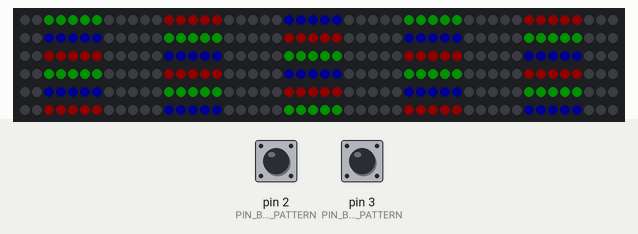
Recording of a sketch running on a simulated Arduino Uno, built with avr-gcc and run on an emulated ATmega328P. Shown: 300 RGB LEDs in strip order, left to right, continuing on the next row. The inputs (shaded band) are chosen by the test bench; at power-on: pin 2 (PIN_BUTTON_NEXT_PATTERN) HIGH, pin 3 (PIN_BUTTON_FIRST_PATTERN) HIGH. Dim RGB values are drawn brighter than linear; colours are those a GRB WS2812 strip shows for the declared byte order; what the sketch prints to the serial monitor is not drawn.

Above: at 4.2 s.
4.3 s: pin 2 (PIN_BUTTON_NEXT_PATTERN) pulled LOW for 0.15 s
At 4.9 s:
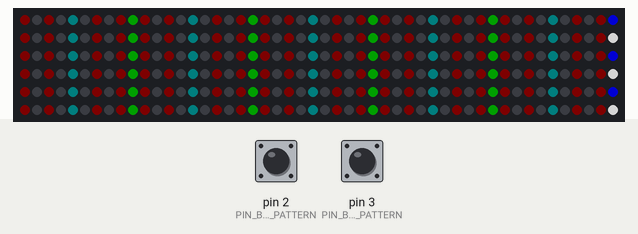
6.0 s: pin 2 (PIN_BUTTON_NEXT_PATTERN) pulled LOW for 1 s
At 7.47 s:
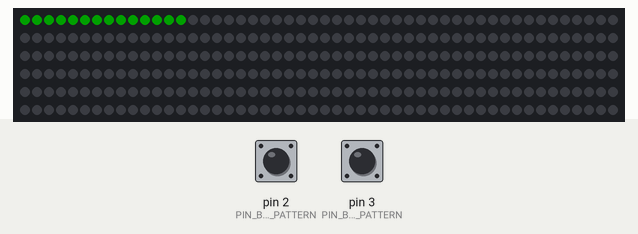
7.6 s: pin 2 (PIN_BUTTON_NEXT_PATTERN) pulled LOW for 0.15 s
At 7.93 s:
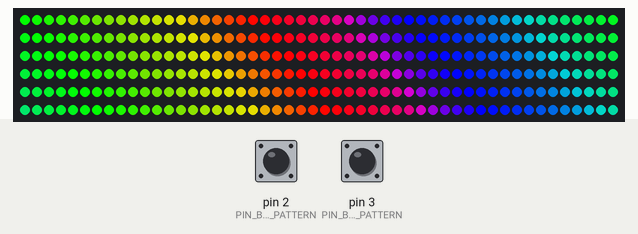
8.3 s: pin 2 (PIN_BUTTON_NEXT_PATTERN) pulled LOW for 3.2 s
At 11.8 s:
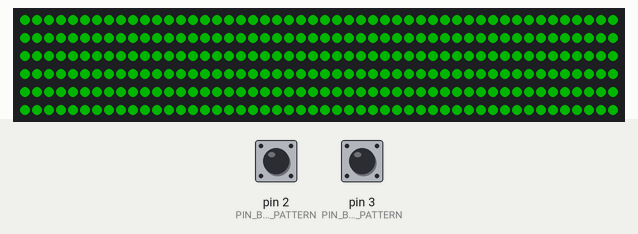
13.0 s: pin 2 (PIN_BUTTON_NEXT_PATTERN) pulled LOW for 0.15 s
At 14.3 s:
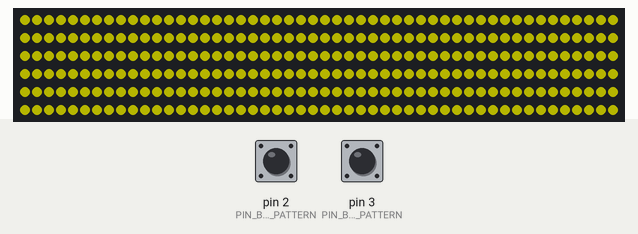
14.6 s: pin 2 (PIN_BUTTON_NEXT_PATTERN) pulled LOW for 1 s
At 16.7 s:
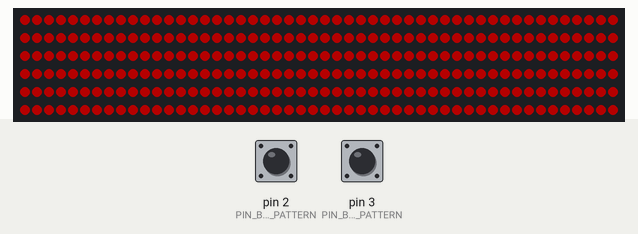
Timing chart, 0 to 18.1 s (numbered marks = the images above; inputs shaded):
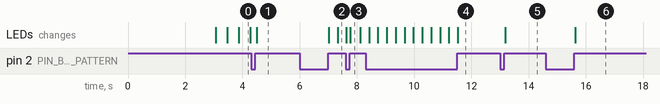

The sketch:

WS2812_TestPatterns.ino
```cpp
// (licence header left out)
#include <FastLED.h>

// Enable one of these according to your LED strip - see also setup().
#define LED_COLOR_ORDER     RGB
//#define LED_COLOR_ORDER     RBG
//#define LED_COLOR_ORDER     GRB
//#define LED_COLOR_ORDER     GBR
//#define LED_COLOR_ORDER     BRG
//#define LED_COLOR_ORDER     BGR

// Connect the LED Strip to that pin.
#define LED_PIN 6

// Connect a pushbutton for selecting the next pattern to that pin (and GND).
#define PIN_BUTTON_NEXT_PATTERN 2

// Connect a pushbutton for selecting the first pattern to that pin (and GND).
#define PIN_BUTTON_FIRST_PATTERN 3

//------------------------------------------------------------------------------

#define LED_TYPE WS2812B
#define NUM_LEDS 300

CRGB leds[NUM_LEDS];

bool lastButtonState = false;

uint8_t patternIndex = 0;

uint16_t animationCounter = 0;
uint8_t animationColorIndex = 0;

#define ARRAYLEN(x) (sizeof(x) / sizeof((x)[0]))

//------------------------------------------------------------------------------

void setup()
{
    pinMode(PIN_BUTTON_NEXT_PATTERN, INPUT_PULLUP);
    pinMode(PIN_BUTTON_FIRST_PATTERN, INPUT_PULLUP);

    FastLED.addLeds<LED_TYPE, LED_PIN, LED_COLOR_ORDER>(leds, NUM_LEDS).setCorrection(TypicalLEDStrip);

    Serial.begin(115200);
    Serial.println(F(""));
    Serial.println(F("WS2812 Test Patterns"));
    Serial.println(F(""));
    Serial.println(F("Verify LED_COLOR_ORDER setting:"));
    Serial.println(F("One LED should be RED"));
    Serial.println(F("Two LEDs should be GREEN"));
    Serial.println(F("Three LEDs should be BLUE"));
    Serial.println(F("If this is not the case, adjust LED_COLOR_ORDER according to the displayed colors."));
    Serial.println(F(""));

    // Taken from the FastLED RGB-Calibrate example:
    // You should see six leds on.  If the RGB ordering is correct, you should see 1 red led, 2 green
    // leds, and 3 blue leds.  If you see different colors, the count of each color tells you what the
    // position for that color in the rgb orering should be.  So, for example, if you see 1 Blue, and 2
    // Red, and 3 Green leds then the rgb ordering should be BRG (Blue, Red, Green).
    // You can then test this ordering by setting the RGB ordering in the #define LED_COLOR_ORDER ... line
    // above to the new ordering and it should come out correctly, 1 red, 2 green, and 3 blue.
    FastLED.clear();
    leds[0] = CRGB{0x20, 0, 0};
    leds[1] = CRGB{0, 0x20, 0};
    leds[2] = CRGB{0, 0x20, 0};
    leds[3] = CRGB{0, 0, 0x20};
    leds[4] = CRGB{0, 0, 0x20};
    leds[5] = CRGB{0, 0, 0x20};
    FastLED.show();

    delay(3000);
    selectFirstPattern();
}

//------------------------------------------------------------------------------

void loop()
{
    if (!digitalRead(PIN_BUTTON_FIRST_PATTERN))
    {
        selectFirstPattern();
    }

    const bool buttonState = !digitalRead(PIN_BUTTON_NEXT_PATTERN);
    if (buttonState != lastButtonState)
    {
        if (buttonState == false)
        {
            selectNextPattern();
        }
    }

    lastButtonState = buttonState;

    showPattern();
    delay(10);
}

//------------------------------------------------------------------------------

typedef void (*PatternFct)();

const PatternFct patternFunctions[] =
    {
        &displayRGB,
        &displayRuler,
        &displayAnimation,
        &displayRainbow,

        []() { displayColor(CRGB{0x40, 0x00, 0x00}); }, // red
        []() { displayColor(CRGB{0x40, 0x40, 0x00}); }, // yellow
        []() { displayColor(CRGB{0x00, 0x40, 0x00}); }, // green
        []() { displayColor(CRGB{0x00, 0x40, 0x40}); }, // cyan
        []() { displayColor(CRGB{0x00, 0x00, 0x40}); }, // blue
        []() { displayColor(CRGB{0x40, 0x00, 0x40}); }, // magenta
        []() { displayColor(CRGB{0x40, 0x40, 0x40}); }, // white

        []() { displayColor(CRGB{0xFF, 0x00, 0x00}); }, // red
        []() { displayColor(CRGB{0xFF, 0xFF, 0x00}); }, // yellow
        []() { displayColor(CRGB{0x00, 0xFF, 0x00}); }, // green
        []() { displayColor(CRGB{0x00, 0xFF, 0xFF}); }, // cyan
        []() { displayColor(CRGB{0x00, 0x00, 0xFF}); }, // blue
        []() { displayColor(CRGB{0xFF, 0x00, 0xFF}); }, // magenta
        []() { displayColor(CRGB{0xFF, 0xFF, 0xFF}); }, // white

        nullptr // end
};

//------------------------------------------------------------------------------

void selectNextPattern()
{
    animationCounter = 0;
    animationColorIndex = 0;
    FastLED.clear();
    if (patternFunctions[++patternIndex] == nullptr)
    {
        selectFirstPattern();
    }
}

//------------------------------------------------------------------------------

void selectFirstPattern()
{
    patternIndex = 0;
    animationCounter = 0;
    animationColorIndex = 0;
    FastLED.clear();
}

//------------------------------------------------------------------------------

void showPattern()
{
    patternFunctions[patternIndex]();
    FastLED.show();
}

//------------------------------------------------------------------------------

void displayRuler()
{
    FastLED.clear();
    for (uint16_t i = 1; i <= NUM_LEDS; ++i)
    {
        // every 100th LED white
        if (i % 100 == 0)
        {
            leds[i - 1] = CRGB{0x80, 0x80, 0x80};
        }
        // every 50th LED blue
        else if (i % 50 == 0)
        {
            leds[i - 1] = CRGB{0, 0, 0x80};
        }
        // every 10th LED red
        else if (i % 10 == 0)
        {
            leds[i - 1] = CRGB{0x20, 0, 0};
        }
        // every 5th LED magenta
        else if (i % 5 == 0)
        {
            leds[i - 1] = CRGB{0x04, 0, 0x04};
        }
        // every 2nd (odd) LED green
        else if (i % 2)
        {
            leds[i - 1] = CRGB{0, 0x04, 0};
        }
    }
}

//------------------------------------------------------------------------------

void displayAnimation()
{
    static const CRGB colorTable[] =
        {
            CRGB{0x20, 0x00, 0x00}, // red
            CRGB{0x20, 0x20, 0x00}, // yellow
            CRGB{0x00, 0x20, 0x00}, // green
            CRGB{0x00, 0x20, 0x20}, // cyan
            CRGB{0x00, 0x00, 0x20}, // blue
            CRGB{0x20, 0x00, 0x20}, // magenta
            CRGB{0x20, 0x20, 0x20}, // white
            CRGB{0x00, 0x00, 0x00}  // black
        };

    leds[animationCounter] = colorTable[animationColorIndex];

    if (++animationCounter >= NUM_LEDS)
    {
        animationCounter = 0;
        if (++animationColorIndex >= ARRAYLEN(colorTable))
        {
            animationColorIndex = 0;
        }
    }
}

//------------------------------------------------------------------------------

void displayRGB()
{
    static const CRGB colorTable[] =
        {
            CRGB{0x10, 0x00, 0x00}, // red
            CRGB{0x00, 0x00, 0x00}, // black
            CRGB{0x00, 0x10, 0x00}, // green
            CRGB{0x00, 0x00, 0x00}, // black
            CRGB{0x00, 0x00, 0x10}, // blue
            CRGB{0x00, 0x00, 0x00}  // black
        };

    for (uint16_t i = 0; i < NUM_LEDS; ++i)
    {
        const uint16_t colorIndex = (i / 5) % ARRAYLEN(colorTable);
        const CRGB color = colorTable[colorIndex];
        const uint16_t ledIndex = (i + animationCounter / 10) % NUM_LEDS;
        leds[ledIndex] = color;
    }

    if (++animationCounter >= NUM_LEDS * 10)
    {
        animationCounter = 0;
    }
}

//------------------------------------------------------------------------------

void displayRainbow()
{
    static uint8_t hue = 0;
    fill_rainbow(leds, NUM_LEDS, hue, 5);
    EVERY_N_MILLISECONDS(20) { hue++; }
}

//------------------------------------------------------------------------------

void displayColor(const CRGB &color)
{
    FastLED.clear();
    for (uint16_t i = 0; i < NUM_LEDS; ++i)
    {
        leds[i] = color;
    }
}

//------------------------------------------------------------------------------
```

Measured:
- after the input at 4.3 s, the LEDs: change after 0.21 s (image 1)
- after the input at 6.0 s, the LEDs: first change after 1.0 s (image 2 shows a later state)
- after the input at 7.6 s, the LEDs: first differ from a run without the input after 0.16 s (image 3)
- after the input at 8.3 s, the LEDs: first differ from a run without the input after 3.2 s (image 4)
- after the input at 13.0 s, the LEDs: change after 0.19 s (image 5)
- after the input at 14.6 s, the LEDs: change after 1.0 s (image 6)
- what the display in image 0 shows lasts 0.4 s, from 3.9 s to 4.3 s
